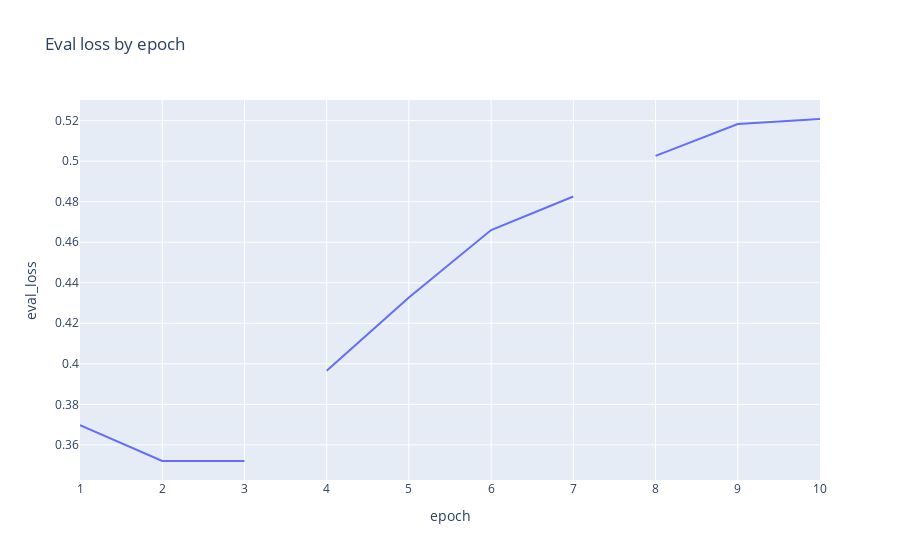

Source (notebook cell):
### Code cell
fig = px.line(df_results, x="epoch", y="eval_loss", title="Eval loss by epoch")
fig.show()

### Figure 1 — Plotly figure (JSON) as saved in the notebook; plotly's stock layout.template omitted (floating-point values rounded to 4 significant figures)
{"data": [{"hovertemplate": "epoch=%{x}<br>eval_loss=%{y}<extra></extra>", "legendgroup": "", "line": {"color": "#636efa", "dash": "solid"}, "marker": {"symbol": "circle"}, "mode": "lines", "name": "", "orientation": "v", "showlegend": false, "type": "scatter", "x": [1, 2, 3, 4, 4, 5, 6, 7, 8, 8, 9, 10, 10], "xaxis": "x", "y": [0.3697, 0.3521, 0.352, null, 0.3965, 0.4327, 0.466, 0.4825, null, 0.5026, 0.5183, 0.5208, null], "yaxis": "y"}], "layout": {"legend": {"tracegroupgap": 0}, "title": {"text": "Eval loss by epoch"}, "xaxis": {"anchor": "y", "domain": [0, 1], "title": {"text": "epoch"}}, "yaxis": {"anchor": "x", "domain": [0, 1], "title": {"text": "eval_loss"}}}}
